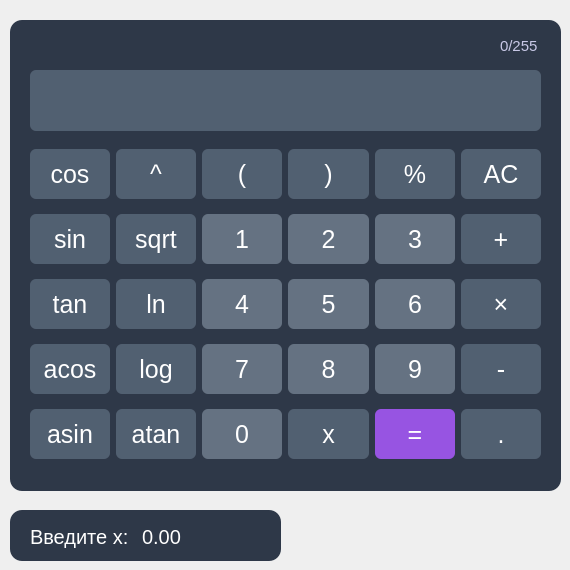
    <widget class="QWidget" name="tab">
     <property name="styleSheet">
      <string notr="true">color: res;</string>
     </property>
     <attribute name="title">
      <string>Калькулятор</string>
     </attribute>
     <widget class="QFrame" name="frame">
      <property name="geometry">
       <rect>
        <x>10</x>
        <y>20</y>
        <width>551</width>
        <height>471</height>
       </rect>
      </property>
      <property name="minimumSize">
       <size>
        <width>0</width>
        <height>0</height>
       </size>
      </property>
      <property name="styleSheet">
       <string notr="true">background-color: rgb(46, 56, 72);
border-radius: 12px;</string>
      </property>
      <property name="frameShape">
       <enum>QFrame::StyledPanel</enum>
      </property>
      <property name="frameShadow">
       <enum>QFrame::Raised</enum>
      </property>
      <widget class="QLineEdit" name="lineEdit">
       <property name="geometry">
        <rect>
         <x>20</x>
         <y>40</y>
         <width>511</width>
         <height>71</height>
        </rect>
       </property>
       <property name="minimumSize">
        <size>
         <width>0</width>
         <height>0</height>
        </size>
       </property>
       <property name="styleSheet">
        <string notr="true">background: #516071;
border-radius: 6px;
color: #FFFFFF;
font-size: 25px;
height:  70px;
margin-top: 10px;</string>
       </property>
       <property name="alignment">
        <set>Qt::AlignRight|Qt::AlignTrailing|Qt::AlignVCenter</set>
       </property>
      </widget>
      <widget class="QWidget" name="gridLayoutWidget">
       <property name="geometry">
        <rect>
         <x>20</x>
         <y>120</y>
         <width>511</width>
         <height>332</height>
        </rect>
       </property>
       <property name="minimumSize">
        <size>
         <width>0</width>
         <height>0</height>
        </size>
       </property>
       <layout class="QGridLayout" name="gridLayout">
        <item row="1" column="4">
         <widget class="QPushButton" name="pushButton_3">
          <property name="minimumSize">
           <size>
            <width>0</width>
            <height>0</height>
           </size>
          </property>
          <property name="styleSheet">
           <string notr="true">QPushButton {
background:  rgb(101, 114, 130);
border-radius: 6px;
color: #FFFFFF;
font-size: 25px;
height:  50px;
}

QPushButton:hover {
background:   #516071;;
}
QPushButton:pressed {
background:  rgb(81, 94, 110);
}
</string>
          </property>
          <property name="text">
           <string>3</string>
          </property>
         </widget>
        </item>
        <item row="0" column="2">
         <widget class="QPushButton" name="pushButton_open_bracket">
          <property name="minimumSize">
           <size>
            <width>0</width>
            <height>0</height>
           </size>
          </property>
          <property name="styleSheet">
           <string notr="true">QPushButton {
background: #516071;
border-radius: 6px;
color: #FFFFFF;
font-size: 25px;
height:  50px;
}

QPushButton:hover {
background:  rgb(101, 114, 130);;
}
QPushButton:pressed {
background:  rgb(91, 104, 120);;
}
</string>
          </property>
          <property name="text">
           <string>(</string>
          </property>
         </widget>
        </item>
        <item row="3" column="0">
         <widget class="QPushButton" name="pushButton_acos">
          <property name="minimumSize">
           <size>
            <width>0</width>
            <height>0</height>
           </size>
          </property>
          <property name="styleSheet">
           <string notr="true">QPushButton {
background: #516071;
border-radius: 6px;
color: #FFFFFF;
font-size: 25px;
height:  50px;
}

QPushButton:hover {
background:  rgb(101, 114, 130);;
}
QPushButton:pressed {
background:  rgb(91, 104, 120);;
}
</string>
          </property>
          <property name="text">
           <string>acos</string>
          </property>
         </widget>
        </item>
        <item row="4" column="5">
         <widget class="QPushButton" name="pushButton_point">
          <property name="minimumSize">
           <size>
            <width>0</width>
            <height>0</height>
           </size>
          </property>
          <property name="styleSheet">
           <string notr="true">QPushButton {
background: #516071;
border-radius: 6px;
color: #FFFFFF;
font-size: 25px;
height:  50px;
}

QPushButton:hover {
background:  rgb(101, 114, 130);;
}
QPushButton:pressed {
background:  rgb(91, 104, 120);;
}
</string>
          </property>
          <property name="text">
           <string>.</string>
          </property>
         </widget>
        </item>
        <item row="2" column="2">
         <widget class="QPushButton" name="pushButton_4">
          <property name="minimumSize">
           <size>
            <width>0</width>
            <height>0</height>
           </size>
          </property>
          <property name="styleSheet">
           <string notr="true">QPushButton {
background:  rgb(101, 114, 130);
border-radius: 6px;
color: #FFFFFF;
font-size: 25px;
height:  50px;
}

QPushButton:hover {
background:   #516071;;
}
QPushButton:pressed {
background:  rgb(81, 94, 110);
}
</string>
          </property>
          <property name="text">
           <string>4</string>
          </property>
         </widget>
        </item>
        <item row="1" column="3">
         <widget class="QPushButton" name="pushButton_2">
          <property name="minimumSize">
           <size>
            <width>0</width>
            <height>0</height>
           </size>
          </property>
          <property name="styleSheet">
           <string notr="true">QPushButton {
background:  rgb(101, 114, 130);
border-radius: 6px;
color: #FFFFFF;
font-size: 25px;
height:  50px;
}

QPushButton:hover {
background:   #516071;;
}
QPushButton:pressed {
background:  rgb(81, 94, 110);
}
</string>
          </property>
          <property name="text">
           <string>2</string>
          </property>
         </widget>
        </item>
        <item row="0" column="4">
         <widget class="QPushButton" name="pushButton_div">
          <property name="minimumSize">
           <size>
            <width>0</width>
            <height>0</height>
           </size>
          </property>
          <property name="styleSheet">
           <string notr="true">QPushButton {
background: #516071;
border-radius: 6px;
color: #FFFFFF;
font-size: 25px;
height:  50px;
}

QPushButton:hover {
background:  rgb(101, 114, 130);;
}
QPushButton:pressed {
background:  rgb(91, 104, 120);;
}
</string>
          </property>
          <property name="text">
           <string>%</string>
          </property>
         </widget>
        </item>
        <item row="3" column="2">
         <widget class="QPushButton" name="pushButton_7">
          <property name="minimumSize">
           <size>
            <width>0</width>
            <height>0</height>
           </size>
          </property>
          <property name="styleSheet">
           <string notr="true">QPushButton {
background:  rgb(101, 114, 130);
border-radius: 6px;
color: #FFFFFF;
font-size: 25px;
height:  50px;
}

QPushButton:hover {
background:   #516071;;
}
QPushButton:pressed {
background:  rgb(81, 94, 110);
}
</string>
          </property>
          <property name="text">
           <string>7</string>
          </property>
         </widget>
        </item>
        <item row="4" column="2">
         <widget class="QPushButton" name="pushButton_0">
          <property name="minimumSize">
           <size>
            <width>0</width>
            <height>0</height>
           </size>
          </property>
          <property name="styleSheet">
           <string notr="true">QPushButton {
background:  rgb(101, 114, 130);
border-radius: 6px;
color: #FFFFFF;
font-size: 25px;
height:  50px;
}

QPushButton:hover {
background:   #516071;;
}
QPushButton:pressed {
background:  rgb(81, 94, 110);
}
</string>
          </property>
          <property name="text">
           <string>0</string>
          </property>
         </widget>
        </item>
        <item row="2" column="4">
         <widget class="QPushButton" name="pushButton_6">
          <property name="minimumSize">
           <size>
            <width>0</width>
            <height>0</height>
           </size>
          </property>
          <property name="styleSheet">
           <string notr="true">QPushButton {
background:  rgb(101, 114, 130);
border-radius: 6px;
color: #FFFFFF;
font-size: 25px;
height:  50px;
}

QPushButton:hover {
background:   #516071;;
}
QPushButton:pressed {
background:  rgb(81, 94, 110);
}
</string>
          </property>
          <property name="text">
           <string>6</string>
          </property>
         </widget>
        </item>
        <item row="4" column="1">
         <widget class="QPushButton" name="pushButton_atan">
          <property name="minimumSize">
           <size>
            <width>0</width>
            <height>0</height>
           </size>
          </property>
          <property name="styleSheet">
           <string notr="true">QPushButton {
background: #516071;
border-radius: 6px;
color: #FFFFFF;
font-size: 25px;
height:  50px;
}

QPushButton:hover {
background:  rgb(101, 114, 130);;
}
QPushButton:pressed {
background:  rgb(91, 104, 120);;
}
</string>
          </property>
          <property name="text">
           <string>atan</string>
          </property>
         </widget>
        </item>
        <item row="3" column="1">
         <widget class="QPushButton" name="pushButton_log">
          <property name="minimumSize">
           <size>
            <width>0</width>
            <height>0</height>
           </size>
          </property>
          <property name="styleSheet">
           <string notr="true">QPushButton {
background: #516071;
border-radius: 6px;
color: #FFFFFF;
font-size: 25px;
height:  50px;
}

QPushButton:hover {
background:  rgb(101, 114, 130);;
}
QPushButton:pressed {
background:  rgb(91, 104, 120);;
}
</string>
          </property>
          <property name="text">
           <string>log</string>
          </property>
         </widget>
        </item>
        <item row="2" column="1">
         <widget class="QPushButton" name="pushButton_ln">
          <property name="minimumSize">
           <size>
            <width>0</width>
            <height>0</height>
           </size>
          </property>
          <property name="styleSheet">
           <string notr="true">QPushButton {
background: #516071;
border-radius: 6px;
color: #FFFFFF;
font-size: 25px;
height:  50px;
}

QPushButton:hover {
background:  rgb(101, 114, 130);;
}
QPushButton:pressed {
background:  rgb(91, 104, 120);;
}
</string>
          </property>
          <property name="text">
           <string>ln</string>
          </property>
         </widget>
        </item>
        <item row="3" column="3">
         <widget class="QPushButton" name="pushButton_8">
          <property name="minimumSize">
           <size>
            <width>0</width>
            <height>0</height>
           </size>
          </property>
          <property name="styleSheet">
           <string notr="true">QPushButton {
background:  rgb(101, 114, 130);
border-radius: 6px;
color: #FFFFFF;
font-size: 25px;
height:  50px;
}

QPushButton:hover {
background:   #516071;;
}
QPushButton:pressed {
background:  rgb(81, 94, 110);
}
</string>
          </property>
          <property name="text">
           <string>8</string>
          </property>
         </widget>
        </item>
        <item row="0" column="5">
         <widget class="QPushButton" name="pushButton_clear">
          <property name="minimumSize">
           <size>
            <width>0</width>
            <height>0</height>
           </size>
          </property>
          <property name="styleSheet">
           <string notr="true">QPushButton {
background: #516071;
border-radius: 6px;
color: #FFFFFF;
font-size: 25px;
height:  50px;
}

QPushButton:hover {
background:  rgb(101, 114, 130);;
}
QPushButton:pressed {
background:  rgb(91, 104, 120);;
}
</string>
          </property>
          <property name="text">
           <string>AC</string>
          </property>
         </widget>
        </item>
        <item row="2" column="3">
         <widget class="QPushButton" name="pushButton_5">
          <property name="minimumSize">
           <size>
            <width>0</width>
            <height>0</height>
           </size>
          </property>
          <property name="styleSheet">
           <string notr="true">QPushButton {
background:  rgb(101, 114, 130);
border-radius: 6px;
color: #FFFFFF;
font-size: 25px;
height:  50px;
}

QPushButton:hover {
background:   #516071;;
}
QPushButton:pressed {
background:  rgb(81, 94, 110);
}
</string>
          </property>
          <property name="text">
           <string>5</string>
          </property>
          <property name="autoDefault">
           <bool>false</bool>
          </property>
         </widget>
        </item>
        <item row="1" column="1">
         <widget class="QPushButton" name="pushButton_sqrt">
          <property name="minimumSize">
           <size>
            <width>0</width>
            <height>0</height>
           </size>
          </property>
          <property name="styleSheet">
           <string notr="true">QPushButton {
background: #516071;
border-radius: 6px;
color: #FFFFFF;
font-size: 25px;
height:  50px;
}

QPushButton:hover {
background:  rgb(101, 114, 130);;
}
QPushButton:pressed {
background:  rgb(91, 104, 120);;
}
</string>
          </property>
          <property name="text">
           <string>sqrt</string>
          </property>
         </widget>
        </item>
        <item row="3" column="4">
         <widget class="QPushButton" name="pushButton_9">
          <property name="minimumSize">
           <size>
            <width>0</width>
            <height>0</height>
           </size>
          </property>
          <property name="styleSheet">
           <string notr="true">QPushButton {
background:  rgb(101, 114, 130);
border-radius: 6px;
color: #FFFFFF;
font-size: 25px;
height:  50px;
}

QPushButton:hover {
background:   #516071;;
}
QPushButton:pressed {
background:  rgb(81, 94, 110);
}
</string>
          </property>
          <property name="text">
           <string>9</string>
          </property>
         </widget>
        </item>
        <item row="2" column="0">
         <widget class="QPushButton" name="pushButton_tan">
          <property name="minimumSize">
           <size>
            <width>0</width>
            <height>0</height>
           </size>
          </property>
          <property name="styleSheet">
           <string notr="true">QPushButton {
background: #516071;
border-radius: 6px;
color: #FFFFFF;
font-size: 25px;
height:  50px;
}

QPushButton:hover {
background:  rgb(101, 114, 130);;
}
QPushButton:pressed {
background:  rgb(91, 104, 120);;
}
</string>
          </property>
          <property name="text">
           <string>tan</string>
          </property>
         </widget>
        </item>
        <item row="0" column="0">
         <widget class="QPushButton" name="pushButton_cos">
          <property name="minimumSize">
           <size>
            <width>0</width>
            <height>0</height>
           </size>
          </property>
          <property name="styleSheet">
           <string notr="true">QPushButton {
background: #516071;
border-radius: 6px;
color: #FFFFFF;
font-size: 25px;
height:  50px;
}

QPushButton:hover {
background:  rgb(101, 114, 130);;
}
QPushButton:pressed {
background:  rgb(91, 104, 120);;
}
</string>
          </property>
          <property name="text">
           <string>cos</string>
          </property>
         </widget>
        </item>
        <item row="4" column="3">
         <widget class="QPushButton" name="pushButton_x">
          <property name="minimumSize">
           <size>
            <width>0</width>
            <height>0</height>
           </size>
          </property>
          <property name="styleSheet">
           <string notr="true">QPushButton {
background: #516071;
border-radius: 6px;
color: #FFFFFF;
font-size: 25px;
height:  50px;
}

QPushButton:hover {
background:  rgb(101, 114, 130);;
}
QPushButton:pressed {
background:  rgb(91, 104, 120);;
}
</string>
          </property>
          <property name="text">
           <string>x</string>
          </property>
         </widget>
        </item>
        <item row="1" column="2">
         <widget class="QPushButton" name="pushButton_1">
          <property name="enabled">
           <bool>true</bool>
          </property>
          <property name="minimumSize">
           <size>
            <width>0</width>
            <height>0</height>
           </size>
          </property>
          <property name="mouseTracking">
           <bool>true</bool>
          </property>
          <property name="styleSheet">
           <string notr="true">QPushButton {
background:  rgb(101, 114, 130);
border-radius: 6px;
color: #FFFFFF;
font-size: 25px;
height:  50px;
}

QPushButton:hover {
background:   #516071;;
}
QPushButton:pressed {
background:  rgb(81, 94, 110);
}
</string>
          </property>
          <property name="text">
           <string>1</string>
          </property>
         </widget>
        </item>
        <item row="0" column="1">
         <widget class="QPushButton" name="pushButton_pow">
          <property name="minimumSize">
           <size>
            <width>0</width>
            <height>0</height>
           </size>
          </property>
          <property name="styleSheet">
           <string notr="true">QPushButton {
background: #516071;
border-radius: 6px;
color: #FFFFFF;
font-size: 25px;
height:  50px;
}

QPushButton:hover {
background:  rgb(101, 114, 130);;
}
QPushButton:pressed {
background:  rgb(91, 104, 120);;
}
</string>
          </property>
          <property name="text">
           <string>^</string>
          </property>
         </widget>
        </item>
        <item row="3" column="5">
         <widget class="QPushButton" name="pushButton_minus">
          <property name="minimumSize">
           <size>
            <width>0</width>
            <height>0</height>
           </size>
          </property>
          <property name="styleSheet">
           <string notr="true">QPushButton {
background: #516071;
border-radius: 6px;
color: #FFFFFF;
font-size: 25px;
height:  50px;
}

QPushButton:hover {
background:  rgb(101, 114, 130);;
}
QPushButton:pressed {
background:  rgb(91, 104, 120);;
}
</string>
          </property>
          <property name="text">
           <string>-</string>
          </property>
         </widget>
        </item>
        <item row="1" column="0">
         <widget class="QPushButton" name="pushButton_sin">
          <property name="minimumSize">
           <size>
            <width>0</width>
            <height>0</height>
           </size>
          </property>
          <property name="styleSheet">
           <string notr="true">QPushButton {
background: #516071;
border-radius: 6px;
color: #FFFFFF;
font-size: 25px;
height:  50px;
}

QPushButton:hover {
background:  rgb(101, 114, 130);;
}
QPushButton:pressed {
background:  rgb(91, 104, 120);;
}
</string>
          </property>
          <property name="text">
           <string>sin</string>
          </property>
         </widget>
        </item>
        <item row="1" column="5">
         <widget class="QPushButton" name="pushButton_plus">
          <property name="minimumSize">
           <size>
            <width>0</width>
            <height>0</height>
           </size>
          </property>
          <property name="styleSheet">
           <string notr="true">QPushButton {
background: #516071;
border-radius: 6px;
color: #FFFFFF;
font-size: 25px;
height:  50px;
}

QPushButton:hover {
background:  rgb(101, 114, 130);;
}
QPushButton:pressed {
background:  rgb(91, 104, 120);;
}
</string>
          </property>
          <property name="text">
           <string>+</string>
          </property>
         </widget>
        </item>
        <item row="2" column="5">
         <widget class="QPushButton" name="pushButton_mul">
          <property name="minimumSize">
           <size>
            <width>0</width>
            <height>0</height>
           </size>
          </property>
          <property name="styleSheet">
           <string notr="true">QPushButton {
background: #516071;
border-radius: 6px;
color: #FFFFFF;
font-size: 25px;
height:  50px;
}

QPushButton:hover {
background:  rgb(101, 114, 130);;
}
QPushButton:pressed {
background:  rgb(91, 104, 120);;
}
</string>
          </property>
          <property name="text">
           <string>×</string>
          </property>
         </widget>
        </item>
        <item row="4" column="0">
         <widget class="QPushButton" name="pushButton_asin">
          <property name="minimumSize">
           <size>
            <width>0</width>
            <height>0</height>
           </size>
          </property>
          <property name="styleSheet">
           <string notr="true">QPushButton {
background: #516071;
border-radius: 6px;
color: #FFFFFF;
font-size: 25px;
height:  50px;
}

QPushButton:hover {
background:  rgb(101, 114, 130);;
}
QPushButton:pressed {
background:  rgb(91, 104, 120);;
}
</string>
          </property>
          <property name="text">
           <string>asin</string>
          </property>
         </widget>
        </item>
        <item row="4" column="4">
         <widget class="QPushButton" name="pushButton_equal">
          <property name="minimumSize">
           <size>
            <width>0</width>
            <height>0</height>
           </size>
          </property>
          <property name="styleSheet">
           <string notr="true">QPushButton {
background: #516071;
border-radius: 6px;
color: #FFFFFF;
font-size: 25px;
height:  50px;
background-color: rgb(151, 84, 226);
}

QPushButton:hover {
background-color: rgb(201, 134, 255);
}
QPushButton:pressed {
background-color:  rgb(122, 232, 160);
}
</string>
          </property>
          <property name="text">
           <string>=</string>
          </property>
         </widget>
        </item>
        <item row="0" column="3">
         <widget class="QPushButton" name="pushButton_close_bracket">
          <property name="minimumSize">
           <size>
            <width>0</width>
            <height>0</height>
           </size>
          </property>
          <property name="styleSheet">
           <string notr="true">QPushButton {
background: #516071;
border-radius: 6px;
color: #FFFFFF;
font-size: 25px;
height:  50px;
}

QPushButton:hover {
background:  rgb(101, 114, 130);;
}
QPushButton:pressed {
background:  rgb(91, 104, 120);;
}
</string>
          </property>
          <property name="text">
           <string>)</string>
          </property>
         </widget>
        </item>
       </layout>
      </widget>
      <widget class="QLineEdit" name="lineEdit_2">
       <property name="geometry">
        <rect>
         <x>350</x>
         <y>10</y>
         <width>181</width>
         <height>31</height>
        </rect>
       </property>
       <property name="minimumSize">
        <size>
         <width>0</width>
         <height>0</height>
        </size>
       </property>
       <property name="styleSheet">
        <string notr="true">
color: rgb(200, 200, 230);
font-size: 15px;</string>
       </property>
       <property name="text">
        <string>0/255</string>
       </property>
       <property name="alignment">
        <set>Qt::AlignRight|Qt::AlignTrailing|Qt::AlignVCenter</set>
       </property>
       <property name="readOnly">
        <bool>true</bool>
       </property>
      </widget>
      <widget class="QLineEdit" name="lineEdit_3">
       <property name="geometry">
        <rect>
         <x>20</x>
         <y>10</y>
         <width>181</width>
         <height>31</height>
        </rect>
       </property>
       <property name="minimumSize">
        <size>
         <width>0</width>
         <height>0</height>
        </size>
       </property>
       <property name="styleSheet">
        <string notr="true">
color: rgb(232, 88, 86);
font-size: 20px;</string>
       </property>
       <property name="text">
        <string/>
       </property>
       <property name="alignment">
        <set>Qt::AlignLeading|Qt::AlignLeft|Qt::AlignVCenter</set>
       </property>
       <property name="readOnly">
        <bool>true</bool>
       </property>
      </widget>
     </widget>
     <widget class="QFrame" name="frame_2">
      <property name="geometry">
       <rect>
        <x>10</x>
        <y>510</y>
        <width>271</width>
        <height>51</height>
       </rect>
      </property>
      <property name="minimumSize">
       <size>
        <width>0</width>
        <height>0</height>
       </size>
      </property>
      <property name="styleSheet">
       <string notr="true">background-color: rgb(46, 56, 72);
border-radius: 12px;</string>
      </property>
      <property name="frameShape">
       <enum>QFrame::StyledPanel</enum>
      </property>
      <property name="frameShadow">
       <enum>QFrame::Raised</enum>
      </property>
      <widget class="QLabel" name="label">
       <property name="geometry">
        <rect>
         <x>20</x>
         <y>11</y>
         <width>101</width>
         <height>31</height>
        </rect>
       </property>
       <property name="styleSheet">
        <string notr="true">color: #FFFFFF;
font-size: 20px;</string>
       </property>
       <property name="text">
        <string>Введите x:</string>
       </property>
      </widget>
      <widget class="QDoubleSpinBox" name="doubleSpinBox">
       <property name="geometry">
        <rect>
         <x>130</x>
         <y>11</y>
         <width>131</width>
         <height>31</height>
        </rect>
       </property>
       <property name="styleSheet">
        <string notr="true">QDoubleSpinBox {
font-size: 20px;
color: white;
}

QDoubleSpinBox:prefix {
background-color: red;
}</string>
       </property>
       <property name="buttonSymbols">
        <enum>QAbstractSpinBox::NoButtons</enum>
       </property>
       <property name="prefix">
        <string/>
       </property>
       <property name="suffix">
        <string/>
       </property>
       <property name="minimum">
        <double>-10000000.000000000000000</double>
       </property>
       <property name="maximum">
        <double>10000000.000000000000000</double>
       </property>
      </widget>
     </widget>
    </widget>
